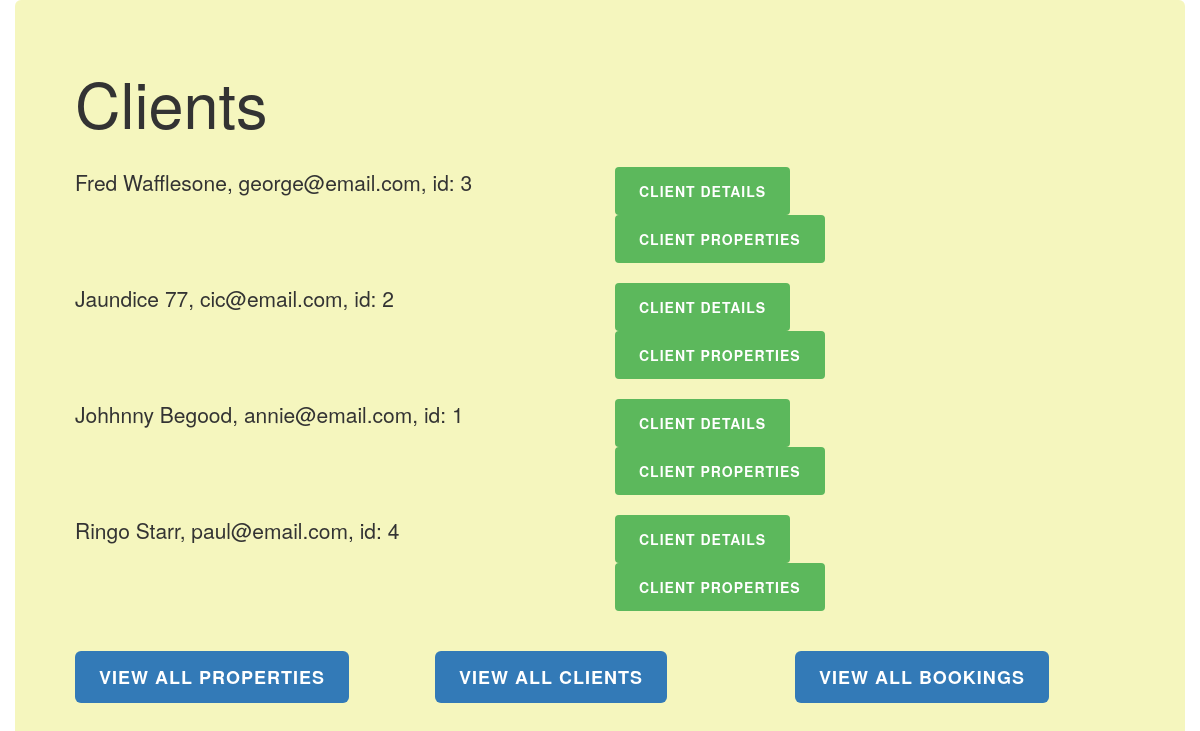
/ptb/clients/, run on an earlier commit of the app's database.
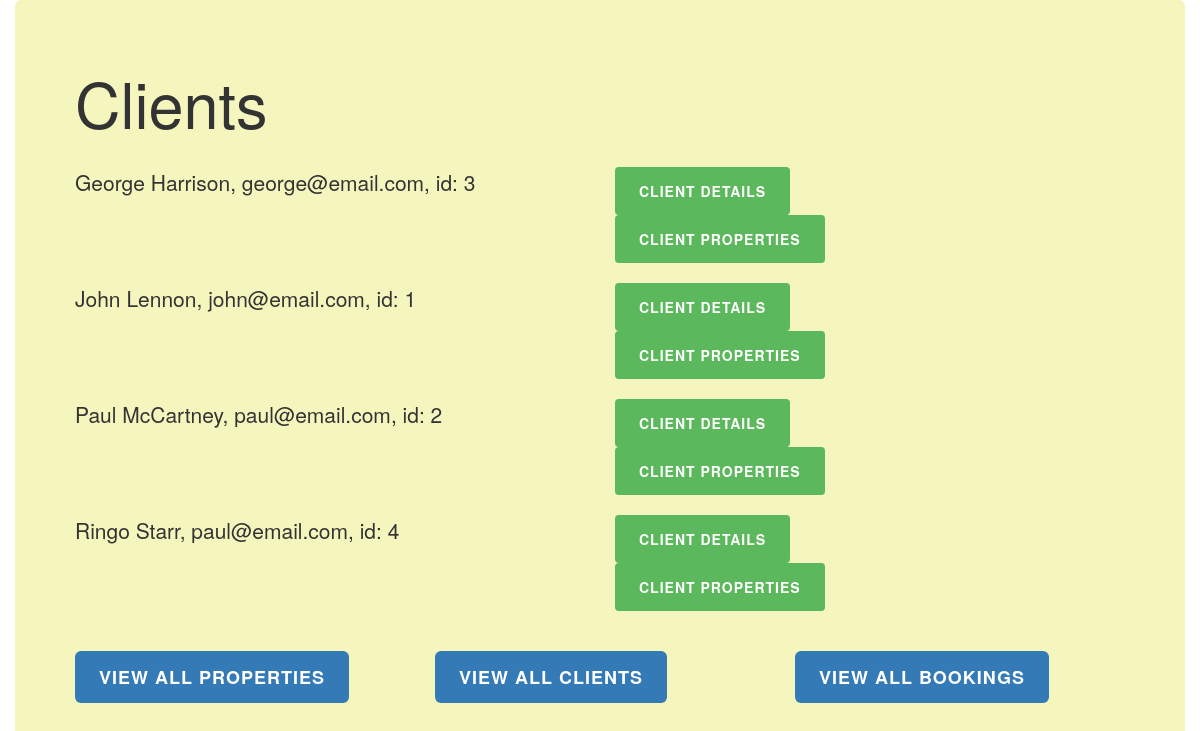
And on a later commit of the database.
### ptb/models.py (models this page shows, shortened)
class Client(models.Model):
    first_name = models.CharField(max_length=30)
    last_name = models.CharField(max_length=30)
    email = models.EmailField()

### ptb/views.py (the view)
# urls.py: url(r'clients/$', views.clients, name='client_index'),
def clients(request):
    clients = Client.objects.order_by('first_name')
    return render(request, 'ptb/client_index.html', {'clients': clients} )

### ptb/templates/ptb/client_index.html (shortened to what this page needs)
{% extends "./base.html" %}
{% block content %}
{% if not clients %}
  <p> There are no clients yet </p>
{% else %}
<h1> Clients </h1>
  {% for client in clients %}
  <div class="row">
    <div class="col-md-6"> <p>
        {{ client.first_name }}
        {{ client.last_name }},
        {{ client.email }},
         id: {{ client.id }}</p>
      </div>
      <div class="col-md-6">
        <form action="{% url 'ptb:client_info' client.id %}" method="get"> {% csrf_token %}
          <button type="submit" class="btn btn-md btn-success"> Client Details </button>
        </form>
        <form action="{% url 'ptb:properties' client.id %}" method="get"> {% csrf_token %}
          <button type="submit" class="btn btn-md btn-success"> Client Properties </button>
        </form>
      </div>
    </div>
  {% endfor %}
{% endif %}
{% endblock %}

What changed in the data, as far as the page shows it:
changed Client "george@email.com": first_name "Fred" → "George"; last_name "Wafflesone" → "Harrison"
changed Client id 1: first_name "Johhnny" → "John"; last_name "Begood" → "Lennon"; email "annie@email.com" → "john@email.com"; moves up the list
changed Client id 2: first_name "Jaundice" → "Paul"; last_name "77" → "McCartney"; email "cic@email.com" → "paul@email.com"
